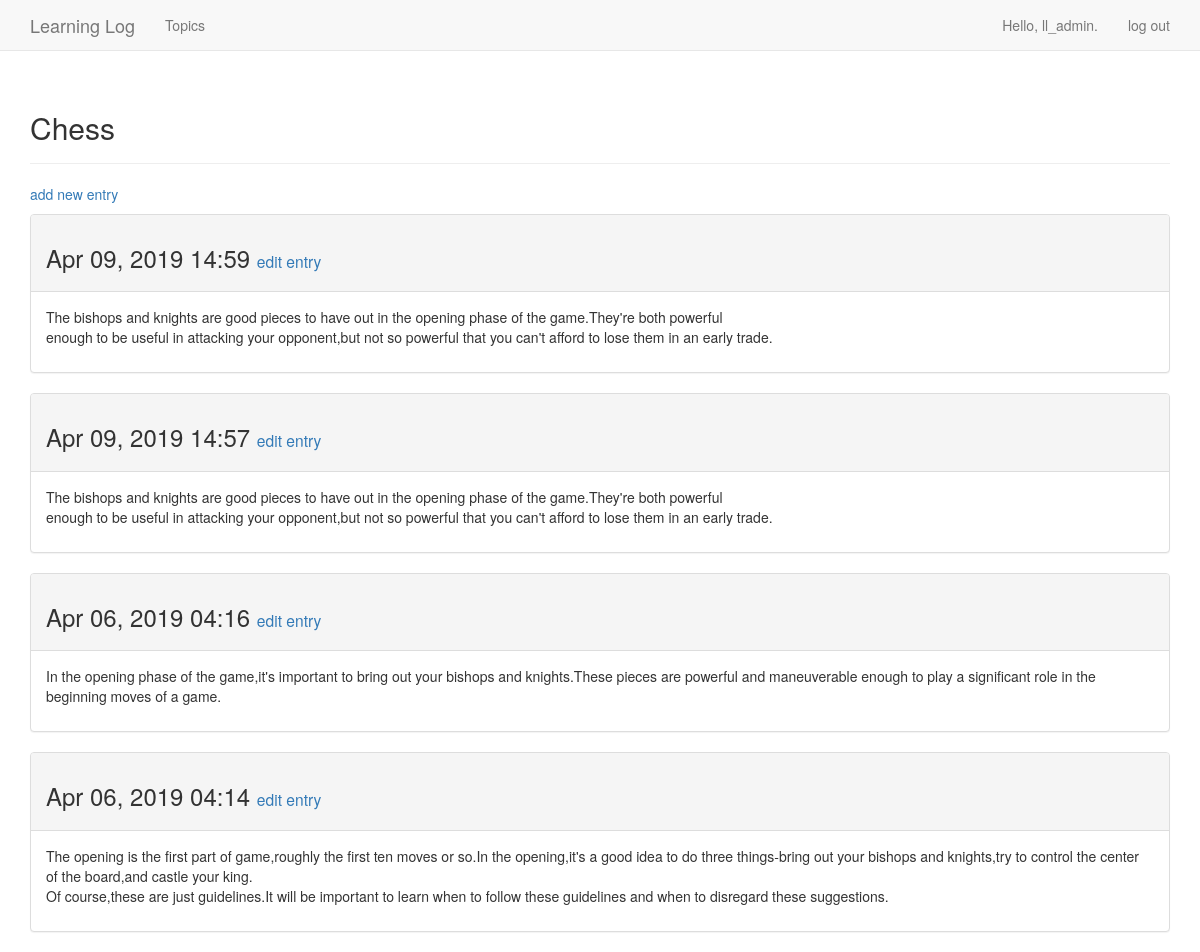
The page /topics/1/ (signed in) on the database its author committed.
### learning_logs/models.py (models this page shows, shortened)
class  Topic(models.Model):
    text = models.CharField(max_length=200)
    date_added = models.DateTimeField(auto_now_add=True)
    owner = models.ForeignKey(User, on_delete=models.CASCADE)
    def __str__(self):
        return self.text

class Entry(models.Model):
    topic = models.ForeignKey(Topic, on_delete=models.CASCADE)
    text = models.TextField()
    date_added = models.DateTimeField(auto_now_add=True)
    class Meta:
        verbose_name_plural = 'entries'

### learning_logs/views.py (the view)
# urls.py: path('topics/<topic_id>/', views.topic, name='topic'),
@login_required
def topic(request, topic_id):
    topic = Topic.objects.get(id=topic_id)
    if topic.owner != request.user:
        raise Http404
    entries = topic.entry_set.order_by('-date_added')
    context = {'topic': topic, 'entries': entries}
    return render(request, 'learning_logs/topic.html', context)

### learning_logs/templates/learning_logs/topic.html
{% extends 'learning_logs/base.html' %}
{% block header %}
  <h2>{{ topic }}</h2>
{% endblock header %}
{% block content %}
  <p>
    <a href="{% url 'learning_logs:new_entry' topic.id %}">add new entry</a>
  </p>
  {% for entry in entries %}
    <div class="panel panel-default">
      <div class="panel-heading">
        <h3>
          {{ entry.date_added|date:'M d, Y H:i' }}
          <small>
            <a href="{% url 'learning_logs:edit_entry' entry.id %}">
              edit entry</a>
          </small>
        </h3>
      </div>
      <div class="panel-body">
        {{ entry.text|linebreaks }}
      </div>
    </div>
  {% empty %}
    There are no entries for this topic yet.
  {% endfor %}
{% endblock content %}

### learning_logs/templates/learning_logs/base.html (shortened to what this page needs)
{% load bootstrap3 %}
<!DOCTYPE html>
<html lang="en">
  <head>
    {% bootstrap_css %}
  </head>
  <body>
    <nav class="navbar navbar-default navbar-static-top">
      <div class="container">
        <div class="navbar-header">
          <a class="navbar-brand" href="{% url 'learning_logs:index' %}">
              Learning Log</a>
        </div>
        <div id="navbar" class="navbar-collapse collapse">
          <ul class="nav navbar-nav">
            <li><a href="{% url 'learning_logs:topics' %}">Topics</a></li>
          </ul>
          <ul class="nav navbar-nav navbar-right">
            {% if user.is_authenticated %}
              <li><a>Hello, {{ user.username }}.</a></li>
              <li><a href="{% url 'users:logout' %}">log out</a></li>
            {% else %}
              <li><a href="{% url 'users:register' %}">register</a></li>
              <li><a href="{% url 'users:login' %}">log in</a></li>
            {% endif %}
          </ul>
        </div>
      </div>
    </nav>
    <div class="container">
      <div class="page-header">
        {% block header %}{% endblock %}
      </div>
      <div>
        {% block content %}{% endblock %}
      </div>
    </div>
  </body>
</html>

### rows shown on the page
Topic: text "Chess"
Entry: date_added "Apr 09, 2019 14:59", text "The bishops and knights are good pieces to have out in the opening phase of the game.They're both powerful enough to be useful in attacking your opponent,but not so powerful that you can't afford to lose them in an early trade."
Entry: date_added "Apr 09, 2019 14:57", text "The bishops and knights are good pieces to have out in the opening phase of the game.They're both powerful enough to be useful in attacking your opponent,but not so powerful that you can't afford to lose them in an early trade."
Entry: date_added "Apr 06, 2019 04:16", text "In the opening phase of the game,it's important to bring out your bishops and knights.These pieces are powerful and maneuverable enough to play a significant role in the beginning moves of a game."
Entry: date_added "Apr 06, 2019 04:14", text "The opening is the first part of game,roughly the first ten moves or so.In the opening,it's a good idea to do three things-bring out your bishops and knights,try to control the center of the board,and castle your king. Of course,these are just guidelines.It will be important to learn when to follow these guidelines and when to disregard these suggestions."

### other values the page prints
{{ user.username }} "ll_admin"
